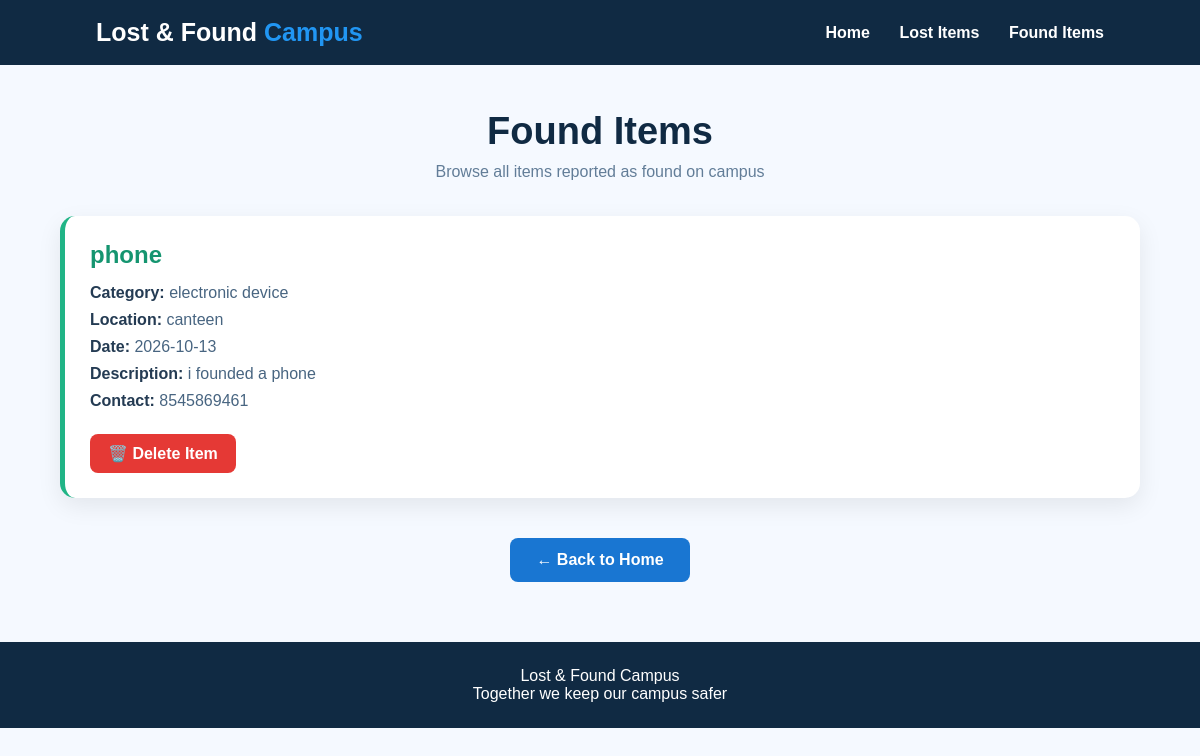
The app's page /found-items with its own data.
### tables this page shows
CREATE TABLE items (
            id INTEGER PRIMARY KEY AUTOINCREMENT,
            item_name TEXT NOT NULL,
            category TEXT NOT NULL,
            location TEXT NOT NULL,
            date TEXT NOT NULL,
            description TEXT,
            contact TEXT NOT NULL,
            item_type TEXT NOT NULL
        );

### app.py (the view)
@app.route("/found-items")
def found_items():
    conn = sqlite3.connect("lost_found.db")
    cursor = conn.cursor()
    cursor.execute("SELECT * FROM items WHERE item_type = 'Found'")
    items = cursor.fetchall()
    conn.close()
    return render_template("found-items.html", items=items)

### templates/found-items.html (shortened to what this page needs)
<!DOCTYPE html>
<html lang="en">
<head>
</head>
<body>
<header>
    <div class="logo">
        Lost & Found <span>Campus</span>
    </div>
    <nav>
        <a href="/">Home</a>
        <a href="/lost-items">Lost Items</a>
        <a href="/found-items">Found Items</a>
    </nav>
</header>
<div class="container">
    <h1>Found Items</h1>
    <p class="subtitle">
        Browse all items reported as found on campus
    </p>
    <div class="items-container">
        {% for item in items %}
        <div class="item-card">
            <h2 class="item-name">
                {{ item[1] }}
            </h2>
            <p>
                <strong>Category:</strong>
                {{ item[2] }}
            </p>
            <p>
                <strong>Location:</strong>
                {{ item[3] }}
            </p>
            <p>
                <strong>Date:</strong>
                {{ item[4] }}
            </p>
            <p>
                <strong>Description:</strong>
                {{ item[5] }}
            </p>
            <p>
                <strong>Contact:</strong>
                {{ item[6] }}
            </p>
            <a class="delete-btn"
               href="/delete-item/{{ item[0] }}"
               onclick="return confirm('Are you sure you want to delete this item?');">
                🗑️ Delete Item
            </a>
        </div>
        {% endfor %}
    </div>
    <a class="back-btn" href="/">
        ← Back to Home
    </a>
</div>
<footer>
    Lost & Found Campus
    <br>
    Together we keep our campus safer
</footer>
</body>
</html>

### templates/found-items.html (style rules this page uses)
* { box-sizing: border-box; margin: 0; padding: 0; font-family: Arial, sans-serif; }
body { background: #f5f9ff; color: #183153; }
header { background: #102a43; padding: 18px 8%; display: flex; justify-content: space-between; align-items: center; }
.logo { color: white; font-size: 25px; font-weight: bold; }
.logo span { color: #2196f3; }
nav a { color: white; text-decoration: none; margin-left: 25px; font-weight: bold; }
.container { width: 90%; max-width: 1100px; margin: 45px auto; }
h1 { text-align: center; font-size: 38px; margin-bottom: 10px; color: #102a43; }
.subtitle { text-align: center; color: #627d98; margin-bottom: 35px; }
.items-container { display: grid; grid-template-columns: repeat(auto-fit, minmax(300px, 1fr)); gap: 25px; }
.item-card { background: white; border-radius: 15px; padding: 25px; box-shadow: 0 8px 25px rgba(0,0,0,0.08); border-left: 5px solid #20b486; transition: 0.3s; }
.item-name { color: #159570; font-size: 24px; margin-bottom: 15px; }
.item-card p { margin: 9px 0; color: #486581; }
.item-card strong { color: #243b53; }
.delete-btn { display: inline-block; margin-top: 15px; padding: 10px 18px; background: #e53935; color: white; text-decoration: none; border-radius: 8px; font-weight: bold; }
.back-btn { display: block; width: 180px; margin: 40px auto 0; padding: 13px; text-align: center; background: #1976d2; color: white; text-decoration: none; border-radius: 8px; font-weight: bold; }
footer { margin-top: 60px; background: #102a43; color: white; text-align: center; padding: 25px; }

### records on screen
items: item_name "phone", category "electronic device", location "canteen", date "2026-10-13", description "i founded a phone", contact "8545869461"
